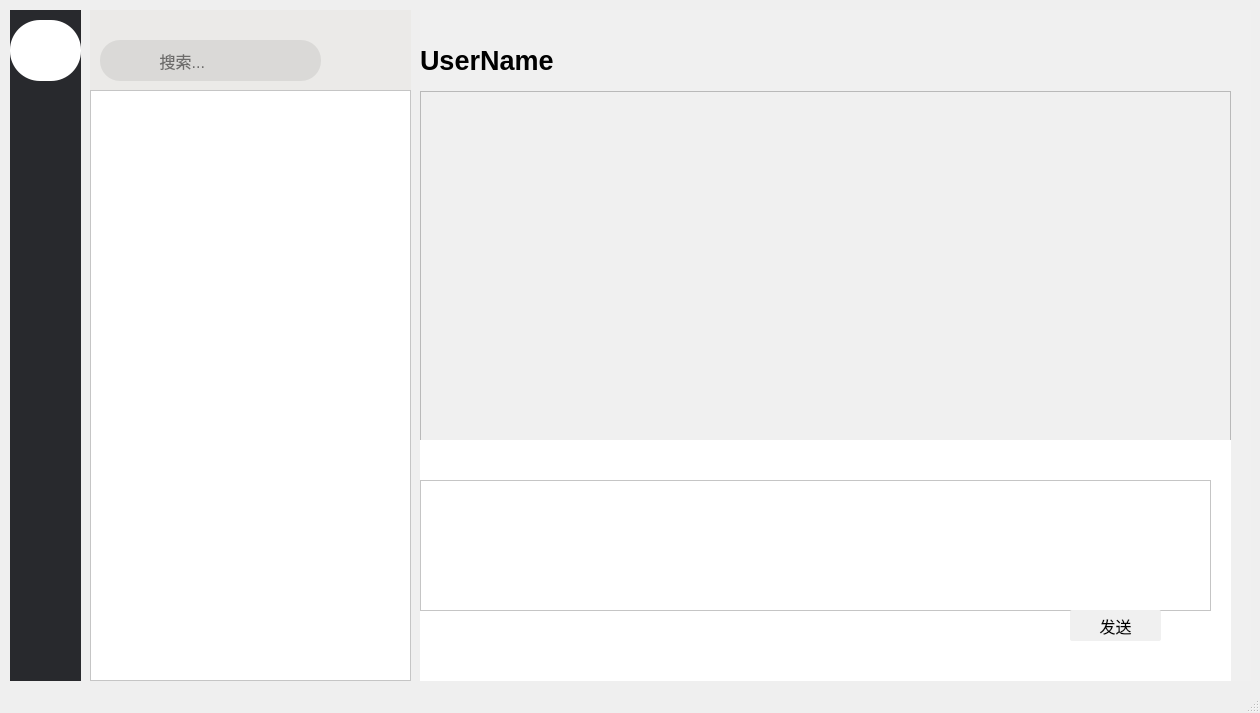
<?xml version="1.0" encoding="UTF-8"?>
<ui version="4.0">
 <class>MainWindow</class>
 <widget class="QMainWindow" name="MainWindow">
  <property name="geometry">
   <rect>
    <x>0</x>
    <y>0</y>
    <width>1260</width>
    <height>713</height>
   </rect>
  </property>
  <property name="windowTitle">
   <string>MainWindow</string>
  </property>
  <widget class="QWidget" name="centralwidget">
   <widget class="QWidget" name="widget_7" native="true">
    <property name="geometry">
     <rect>
      <x>420</x>
      <y>10</y>
      <width>831</width>
      <height>671</height>
     </rect>
    </property>
    <property name="styleSheet">
     <string notr="true">background-color: rgb(240, 240, 240);</string>
    </property>
    <widget class="QTextBrowser" name="textBrowser">
     <property name="geometry">
      <rect>
       <x>0</x>
       <y>81</y>
       <width>811</width>
       <height>351</height>
      </rect>
     </property>
     <property name="styleSheet">
      <string notr="true">background-color: rgb(240, 240, 240);</string>
     </property>
    </widget>
    <widget class="QWidget" name="widget_16" native="true">
     <property name="geometry">
      <rect>
       <x>0</x>
       <y>430</y>
       <width>811</width>
       <height>241</height>
      </rect>
     </property>
     <property name="styleSheet">
      <string notr="true">background-color: rgb(255, 255, 255);</string>
     </property>
     <widget class="QWidget" name="widget_8" native="true">
      <property name="geometry">
       <rect>
        <x>0</x>
        <y>0</y>
        <width>211</width>
        <height>41</height>
       </rect>
      </property>
      <property name="styleSheet">
       <string notr="true">background-color: rgb(255, 255, 255);</string>
      </property>
      <widget class="QWidget" name="widget_9" native="true">
       <property name="geometry">
        <rect>
         <x>9</x>
         <y>9</y>
         <width>41</width>
         <height>31</height>
        </rect>
       </property>
       <property name="minimumSize">
        <size>
         <width>41</width>
         <height>31</height>
        </size>
       </property>
       <property name="styleSheet">
        <string notr="true">image: url(:/res/pic/表情.png);
background-color: rgba(255, 255, 255, 0);</string>
       </property>
      </widget>
      <widget class="QWidget" name="widget_13" native="true">
       <property name="geometry">
        <rect>
         <x>62</x>
         <y>9</y>
         <width>41</width>
         <height>31</height>
        </rect>
       </property>
       <property name="minimumSize">
        <size>
         <width>41</width>
         <height>31</height>
        </size>
       </property>
       <property name="styleSheet">
        <string notr="true">image: url(:/res/pic/图片.png);
background-color: rgba(255, 255, 255, 0);</string>
       </property>
      </widget>
      <widget class="QWidget" name="widget_14" native="true">
       <property name="geometry">
        <rect>
         <x>115</x>
         <y>9</y>
         <width>41</width>
         <height>31</height>
        </rect>
       </property>
       <property name="minimumSize">
        <size>
         <width>41</width>
         <height>31</height>
        </size>
       </property>
       <property name="styleSheet">
        <string notr="true">image: url(:/res/pic/文件夹.png);
background-color: rgba(255, 255, 255, 0);</string>
       </property>
      </widget>
      <widget class="QWidget" name="widget_15" native="true">
       <property name="geometry">
        <rect>
         <x>168</x>
         <y>9</y>
         <width>41</width>
         <height>31</height>
        </rect>
       </property>
       <property name="minimumSize">
        <size>
         <width>41</width>
         <height>31</height>
        </size>
       </property>
       <property name="styleSheet">
        <string notr="true">image: url(:/res/pic/截图.png);
background-color: rgba(255, 255, 255, 0);</string>
       </property>
      </widget>
     </widget>
     <widget class="QTextEdit" name="textEdit">
      <property name="geometry">
       <rect>
        <x>0</x>
        <y>40</y>
        <width>791</width>
        <height>131</height>
       </rect>
      </property>
      <property name="styleSheet">
       <string notr="true">background-color: rgb(255, 255, 255);</string>
      </property>
     </widget>
     <widget class="QPushButton" name="sendBut">
      <property name="geometry">
       <rect>
        <x>650</x>
        <y>170</y>
        <width>91</width>
        <height>31</height>
       </rect>
      </property>
      <property name="font">
       <font>
        <family>方正黑体_GBK</family>
        <pointsize>12</pointsize>
       </font>
      </property>
      <property name="styleSheet">
       <string notr="true">color: rgb(0, 0, 0);
background-color: rgb(240, 240, 240);
border-radius:2px;
</string>
      </property>
      <property name="text">
       <string>发送</string>
      </property>
     </widget>
    </widget>
    <widget class="QLabel" name="label">
     <property name="geometry">
      <rect>
       <x>0</x>
       <y>20</y>
       <width>141</width>
       <height>61</height>
      </rect>
     </property>
     <property name="font">
      <font>
       <pointsize>20</pointsize>
       <bold>true</bold>
      </font>
     </property>
     <property name="text">
      <string>UserName</string>
     </property>
    </widget>
    <widget class="QWidget" name="widget_10" native="true">
     <property name="geometry">
      <rect>
       <x>700</x>
       <y>-10</y>
       <width>121</width>
       <height>31</height>
      </rect>
     </property>
     <property name="styleSheet">
      <string notr="true">background-color: rgba(255, 255, 255, 0);</string>
     </property>
     <layout class="QHBoxLayout" name="horizontalLayout">
      <item>
       <widget class="QWidget" name="widget_17" native="true">
        <property name="minimumSize">
         <size>
          <width>31</width>
          <height>21</height>
         </size>
        </property>
        <property name="styleSheet">
         <string notr="true">image: url(:/res/pic/解除固定,图钉.png);</string>
        </property>
       </widget>
      </item>
      <item>
       <spacer name="horizontalSpacer">
        <property name="orientation">
         <enum>Qt::Horizontal</enum>
        </property>
        <property name="sizeHint" stdset="0">
         <size>
          <width>1</width>
          <height>20</height>
         </size>
        </property>
       </spacer>
      </item>
      <item>
       <widget class="QWidget" name="widget_18" native="true">
        <property name="minimumSize">
         <size>
          <width>31</width>
          <height>21</height>
         </size>
        </property>
        <property name="styleSheet">
         <string notr="true">image: url(:/res/pic/减号.png);</string>
        </property>
       </widget>
      </item>
      <item>
       <spacer name="horizontalSpacer_2">
        <property name="orientation">
         <enum>Qt::Horizontal</enum>
        </property>
        <property name="sizeHint" stdset="0">
         <size>
          <width>2</width>
          <height>20</height>
         </size>
        </property>
       </spacer>
      </item>
      <item>
       <widget class="QWidget" name="widget_19" native="true">
        <property name="minimumSize">
         <size>
          <width>31</width>
          <height>21</height>
         </size>
        </property>
        <property name="styleSheet">
         <string notr="true">image: url(:/res/pic/放大.png);</string>
        </property>
       </widget>
      </item>
      <item>
       <spacer name="horizontalSpacer_3">
        <property name="orientation">
         <enum>Qt::Horizontal</enum>
        </property>
        <property name="sizeHint" stdset="0">
         <size>
          <width>1</width>
          <height>20</height>
         </size>
        </property>
       </spacer>
      </item>
      <item>
       <widget class="QWidget" name="widget_20" native="true">
        <property name="minimumSize">
         <size>
          <width>31</width>
          <height>21</height>
         </size>
        </property>
        <property name="styleSheet">
         <string notr="true">image: url(:/res/pic/删除2.png);</string>
        </property>
       </widget>
      </item>
     </layout>
    </widget>
   </widget>
   <widget class="QWidget" name="widget_6" native="true">
    <property name="geometry">
     <rect>
      <x>90</x>
      <y>10</y>
      <width>321</width>
      <height>671</height>
     </rect>
    </property>
    <property name="styleSheet">
     <string notr="true">background-color: rgb(235, 234, 232);</string>
    </property>
    <widget class="QLineEdit" name="searchlineEdit">
     <property name="geometry">
      <rect>
       <x>10</x>
       <y>30</y>
       <width>221</width>
       <height>41</height>
      </rect>
     </property>
     <property name="font">
      <font>
       <pointsize>12</pointsize>
      </font>
     </property>
     <property name="styleSheet">
      <string notr="true">background-color: rgb(218, 217, 215);
border-radius:20px;
</string>
     </property>
     <property name="placeholderText">
      <string>             搜索...</string>
     </property>
    </widget>
    <widget class="QListWidget" name="listWidget">
     <property name="geometry">
      <rect>
       <x>0</x>
       <y>80</y>
       <width>321</width>
       <height>591</height>
      </rect>
     </property>
     <property name="styleSheet">
      <string notr="true">background-color: rgb(255, 255, 255);</string>
     </property>
    </widget>
    <widget class="QWidget" name="widget_11" native="true">
     <property name="geometry">
      <rect>
       <x>230</x>
       <y>30</y>
       <width>41</width>
       <height>41</height>
      </rect>
     </property>
     <property name="styleSheet">
      <string notr="true">image: url(:/res/pic/ic_add_2.png);
background-color: rgba(255, 255, 255, 0);</string>
     </property>
    </widget>
    <widget class="QWidget" name="widget_12" native="true">
     <property name="geometry">
      <rect>
       <x>20</x>
       <y>30</y>
       <width>31</width>
       <height>41</height>
      </rect>
     </property>
     <property name="styleSheet">
      <string notr="true">image: url(:/res/pic/搜索.png);
background-color: rgba(255, 255, 255, 0);</string>
     </property>
    </widget>
   </widget>
   <widget class="QWidget" name="widget" native="true">
    <property name="geometry">
     <rect>
      <x>10</x>
      <y>10</y>
      <width>71</width>
      <height>671</height>
     </rect>
    </property>
    <property name="styleSheet">
     <string notr="true">background-color: rgb(40, 41, 45);</string>
    </property>
    <widget class="QWidget" name="widget" native="true">
     <property name="geometry">
      <rect>
       <x>0</x>
       <y>10</y>
       <width>71</width>
       <height>291</height>
      </rect>
     </property>
     <property name="styleSheet">
      <string notr="true"/>
     </property>
     <layout class="QVBoxLayout" name="verticalLayout_2">
      <item>
       <widget class="QWidget" name="widget_2" native="true">
        <property name="minimumSize">
         <size>
          <width>61</width>
          <height>61</height>
         </size>
        </property>
        <property name="styleSheet">
         <string notr="true">background-color: rgb(255, 255, 255);
border-radius:30px;
image: url(:/res/pic/天猫.png);</string>
        </property>
       </widget>
      </item>
      <item>
       <spacer name="verticalSpacer_3">
        <property name="orientation">
         <enum>Qt::Vertical</enum>
        </property>
        <property name="sizeHint" stdset="0">
         <size>
          <width>20</width>
          <height>42</height>
         </size>
        </property>
       </spacer>
      </item>
      <item>
       <widget class="QWidget" name="widget_3" native="true">
        <property name="minimumSize">
         <size>
          <width>51</width>
          <height>41</height>
         </size>
        </property>
        <property name="styleSheet">
         <string notr="true">image: url(:/res/pic/Chat.png);</string>
        </property>
       </widget>
      </item>
      <item>
       <spacer name="verticalSpacer_2">
        <property name="orientation">
         <enum>Qt::Vertical</enum>
        </property>
        <property name="sizeHint" stdset="0">
         <size>
          <width>20</width>
          <height>15</height>
         </size>
        </property>
       </spacer>
      </item>
      <item>
       <widget class="QWidget" name="widget_4" native="true">
        <property name="minimumSize">
         <size>
          <width>51</width>
          <height>41</height>
         </size>
        </property>
        <property name="styleSheet">
         <string notr="true">image: url(:/res/pic/用户.png);</string>
        </property>
       </widget>
      </item>
      <item>
       <spacer name="verticalSpacer">
        <property name="orientation">
         <enum>Qt::Vertical</enum>
        </property>
        <property name="sizeHint" stdset="0">
         <size>
          <width>20</width>
          <height>16</height>
         </size>
        </property>
       </spacer>
      </item>
      <item>
       <widget class="QWidget" name="widget_5" native="true">
        <property name="minimumSize">
         <size>
          <width>51</width>
          <height>41</height>
         </size>
        </property>
        <property name="styleSheet">
         <string notr="true">image: url(:/res/pic/3.1 设置.png);</string>
        </property>
       </widget>
      </item>
     </layout>
    </widget>
   </widget>
  </widget>
  <widget class="QStatusBar" name="statusbar"/>
 </widget>
 <resources/>
 <connections/>
</ui>
